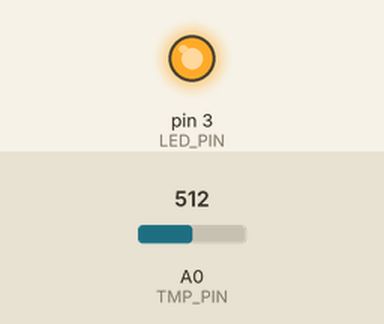
Bench run of a sketch on a simulated Arduino Uno, built with avr-gcc and run on an emulated ATmega328P. On the bench: output pins drawn as LEDs (lit = HIGH). The inputs (shaded band) are chosen by the test bench; at power-on: A0 (TMP_PIN) = 512. What the sketch prints to the serial monitor is not drawn.

Above: at 1.0 s.
Timing chart, 0 to 3.0 s (numbered marks = the images above):
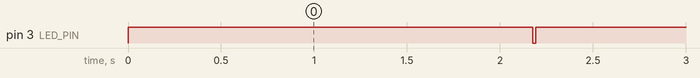

Measured:
- by itself, pin 3 (LED_PIN): LOW → HIGH at 0.00 s, → LOW 2.2 s later, → HIGH 0.02 s later

The sketch:

cricket.ino
```cpp
/* cricket
 *
 *  CSE 132 - Assignment 3
 *
 *  Fill this out so we know whose assignment this is.
 *
 *  Name: David Shaw
 *  WUSTL Key: david.shaw
 *
 *  and if two are partnered together
 *
 *  Name: Conner Bennett
 *  WUSTL Key: connerbennett
 */
const long tempDelta = 250;
long nextTempTime = 250;
long nextCricketTime = 0;
const long blinkTime = 200;
const int FILTER_COUNTS = 10;
const int LED_PIN = 3;
const int TMP_PIN = A0;
float temperatures[FILTER_COUNTS];
int count = 10;
float average = 0;


void setup() {
  // put your setup code here, to run once:
  Serial.begin(9600);
  analogReference(INTERNAL);

}

void loop() {
  // put your main code here, to run repeatedly:
  long time = millis();
  if (time >= nextTempTime) {
    float temp = readTemp();
    for (int i = 0; i < FILTER_COUNTS; ++i) {
      average += temperatures[i];
    }
    average = average/FILTER_COUNTS;
    Serial.println("Raw temperature: " + String(temp) + ", Averaged temperature: " + String(average));
    Serial.println();
    nextTempTime += tempDelta;
  }
  float avForCricket = 60*(7*(average - 10) + 40);
  float cricketDelta = 1000/avForCricket;

  if (time >= nextCricketTime) {
    pinMode(LED_PIN,OUTPUT);
    digitalWrite(LED_PIN,HIGH);
    time = millis();
    if (time >= nextCricketTime + blinkTime) {
      pinMode(LED_PIN,OUTPUT);
      digitalWrite(LED_PIN,LOW);
      nextCricketTime += cricketDelta + blinkTime;
    }

  }
}

float readTemp() {
  int tRaw = analogRead(TMP_PIN);
  float voltage = 1.1*((float)(tRaw)/1023);
  float tFinal = 25 + (voltage - .75)*(100);
  temperatures[count % FILTER_COUNTS] = tFinal;
  count += 1;
  return tFinal;
}
```
